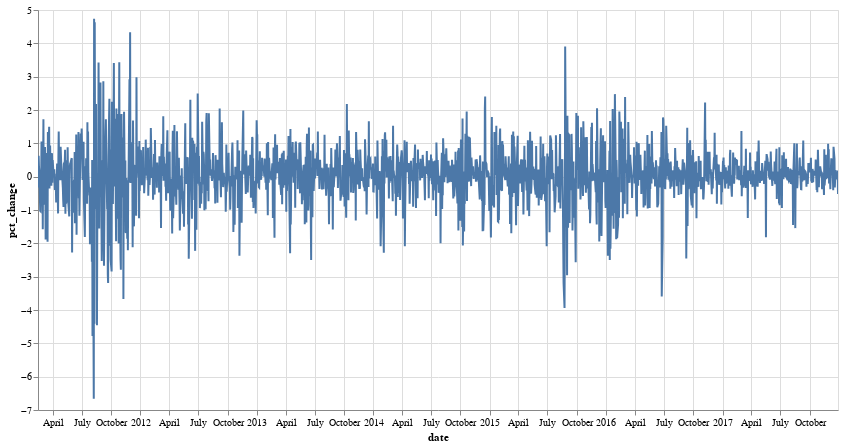

Here is the notebook cell this chart was saved with:
### Markdown cell above
Plotting the daily percent change

### Code cell
#Plotting the daily percent change
sp['pct_change'] = daily_pct_change
scales = alt.selection_interval(bind='scales')

alt.Chart(sp).mark_line().encode(
    x='date',
    y='pct_change'
).add_selection(scales).properties(
    width=800,
    height=400
)

# fig, ax = plt.subplots(figsize=(10, 5))
# plt.plot(daily_pct_change)
# plt.xlabel('Year')
# plt.ylabel('Daily Return %')
# plt.title('Simple Returns - S&P 500 Index Daily Returns over the years')
# plt.show()

### Figure 1 — Vega-Lite specification as saved in the notebook (floating-point values rounded to 4 significant figures; data arrays with more than 128 entries replaced by an {"elided": "..."} marker saying what was removed)
{"config": {"view": {"continuousWidth": 400, "continuousHeight": 300}}, "data": {"name": "data-bf4293eabb07d387c1e8bc78a6f034f4"}, "mark": "line", "encoding": {"x": {"type": "temporal", "field": "date"}, "y": {"type": "quantitative", "field": "pct_change"}}, "height": 400, "selection": {"selector002": {"type": "interval", "bind": "scales"}}, "width": 800, "$schema": "https://vega.github.io/schema/vega-lite/v4.8.1.json", "datasets": {"data-bf4293eabb07d387c1e8bc78a6f034f4": {"elided": "1795 records"}}}
